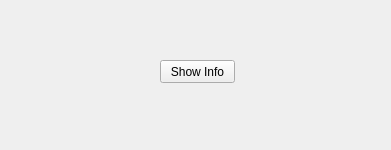
<?xml version="1.0" encoding="UTF-8"?>
<ui version="4.0">
 <class>Widget</class>
 <widget class="QWidget" name="Widget">
  <property name="geometry">
   <rect>
    <x>0</x>
    <y>0</y>
    <width>391</width>
    <height>150</height>
   </rect>
  </property>
  <property name="windowTitle">
   <string>Widget</string>
  </property>
  <widget class="QPushButton" name="showInfoButton">
   <property name="geometry">
    <rect>
     <x>160</x>
     <y>60</y>
     <width>75</width>
     <height>23</height>
    </rect>
   </property>
   <property name="text">
    <string>Show Info</string>
   </property>
  </widget>
 </widget>
 <layoutdefault spacing="6" margin="11"/>
 <resources/>
 <connections/>
</ui>
